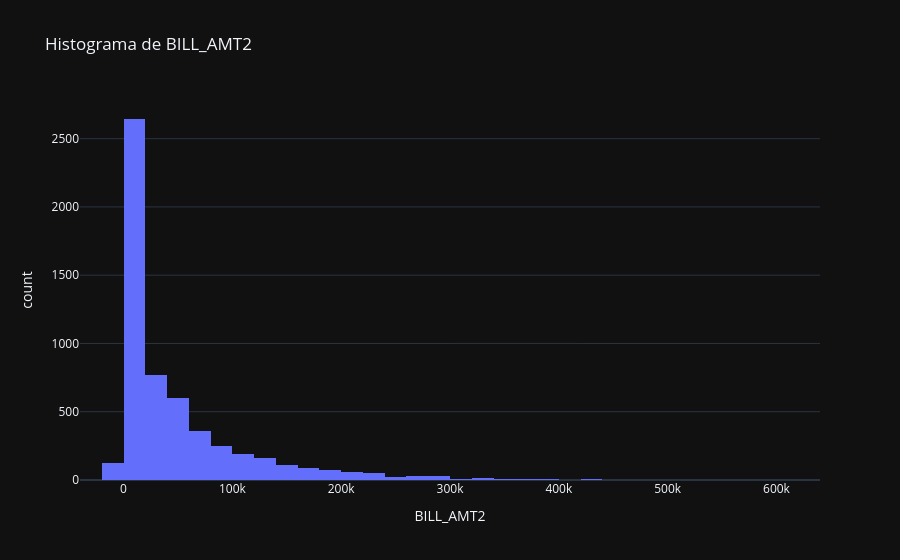
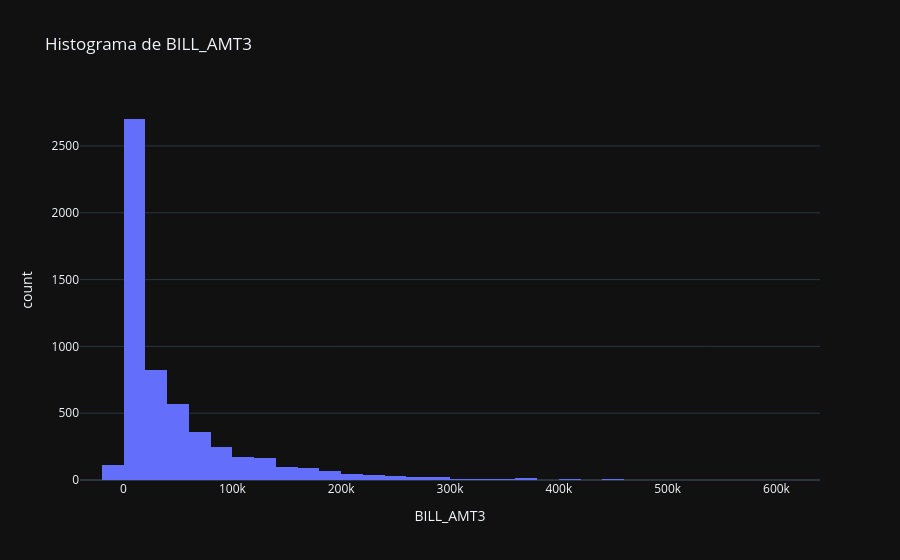
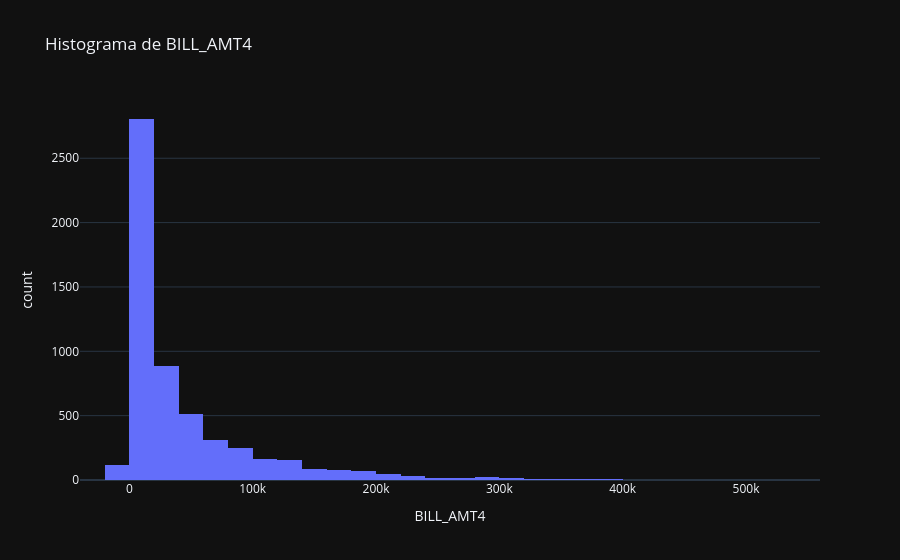
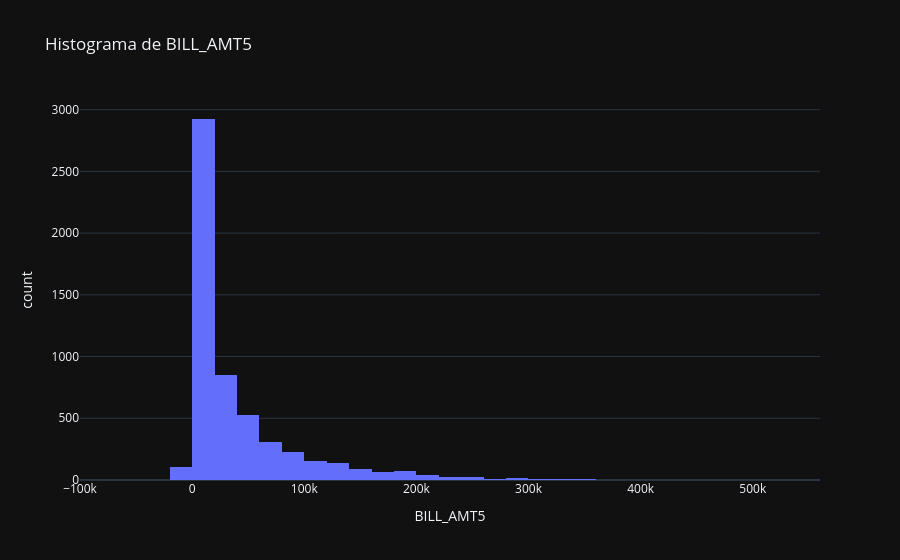

The notebook cell these images were saved under, in order:
### Markdown cell above
### EDA Continuas

### Code cell
for caracteristica in ls_continuas:
    fig = px.histogram(df, x=caracteristica, nbins=50, title=f"Histograma de {caracteristica}",template = "plotly_dark")
    fig.show()

### Figure 1 — Plotly figure (JSON) as saved in the notebook; plotly's stock layout.template omitted (floating-point values rounded to 4 significant figures; data arrays with more than 128 entries replaced by an {"elided": "..."} marker saying what was removed)
{"data": [{"bingroup": "x", "hovertemplate": "BILL_AMT2=%{x}<br>count=%{y}<extra></extra>", "legendgroup": "", "marker": {"color": "#636efa", "pattern": {"shape": ""}}, "name": "", "nbinsx": 50, "orientation": "v", "showlegend": false, "type": "histogram", "x": {"elided": "5625 float values"}, "xaxis": "x", "yaxis": "y"}], "layout": {"barmode": "relative", "legend": {"tracegroupgap": 0}, "title": {"text": "Histograma de BILL_AMT2"}, "xaxis": {"anchor": "y", "domain": [0, 1], "title": {"text": "BILL_AMT2"}}, "yaxis": {"anchor": "x", "domain": [0, 1], "title": {"text": "count"}}}}

### Figure 2 — Plotly figure (JSON) as saved in the notebook; plotly's stock layout.template omitted (floating-point values rounded to 4 significant figures; data arrays with more than 128 entries replaced by an {"elided": "..."} marker saying what was removed)
{"data": [{"bingroup": "x", "hovertemplate": "BILL_AMT3=%{x}<br>count=%{y}<extra></extra>", "legendgroup": "", "marker": {"color": "#636efa", "pattern": {"shape": ""}}, "name": "", "nbinsx": 50, "orientation": "v", "showlegend": false, "type": "histogram", "x": {"elided": "5625 float values"}, "xaxis": "x", "yaxis": "y"}], "layout": {"barmode": "relative", "legend": {"tracegroupgap": 0}, "title": {"text": "Histograma de BILL_AMT3"}, "xaxis": {"anchor": "y", "domain": [0, 1], "title": {"text": "BILL_AMT3"}}, "yaxis": {"anchor": "x", "domain": [0, 1], "title": {"text": "count"}}}}

### Figure 3 — Plotly figure (JSON) as saved in the notebook; plotly's stock layout.template omitted (floating-point values rounded to 4 significant figures; data arrays with more than 128 entries replaced by an {"elided": "..."} marker saying what was removed)
{"data": [{"bingroup": "x", "hovertemplate": "BILL_AMT4=%{x}<br>count=%{y}<extra></extra>", "legendgroup": "", "marker": {"color": "#636efa", "pattern": {"shape": ""}}, "name": "", "nbinsx": 50, "orientation": "v", "showlegend": false, "type": "histogram", "x": {"elided": "5625 float values"}, "xaxis": "x", "yaxis": "y"}], "layout": {"barmode": "relative", "legend": {"tracegroupgap": 0}, "title": {"text": "Histograma de BILL_AMT4"}, "xaxis": {"anchor": "y", "domain": [0, 1], "title": {"text": "BILL_AMT4"}}, "yaxis": {"anchor": "x", "domain": [0, 1], "title": {"text": "count"}}}}

### Figure 4 — Plotly figure (JSON) as saved in the notebook; plotly's stock layout.template omitted (floating-point values rounded to 4 significant figures; data arrays with more than 128 entries replaced by an {"elided": "..."} marker saying what was removed)
{"data": [{"bingroup": "x", "hovertemplate": "BILL_AMT5=%{x}<br>count=%{y}<extra></extra>", "legendgroup": "", "marker": {"color": "#636efa", "pattern": {"shape": ""}}, "name": "", "nbinsx": 50, "orientation": "v", "showlegend": false, "type": "histogram", "x": {"elided": "5625 float values"}, "xaxis": "x", "yaxis": "y"}], "layout": {"barmode": "relative", "legend": {"tracegroupgap": 0}, "title": {"text": "Histograma de BILL_AMT5"}, "xaxis": {"anchor": "y", "domain": [0, 1], "title": {"text": "BILL_AMT5"}}, "yaxis": {"anchor": "x", "domain": [0, 1], "title": {"text": "count"}}}}
